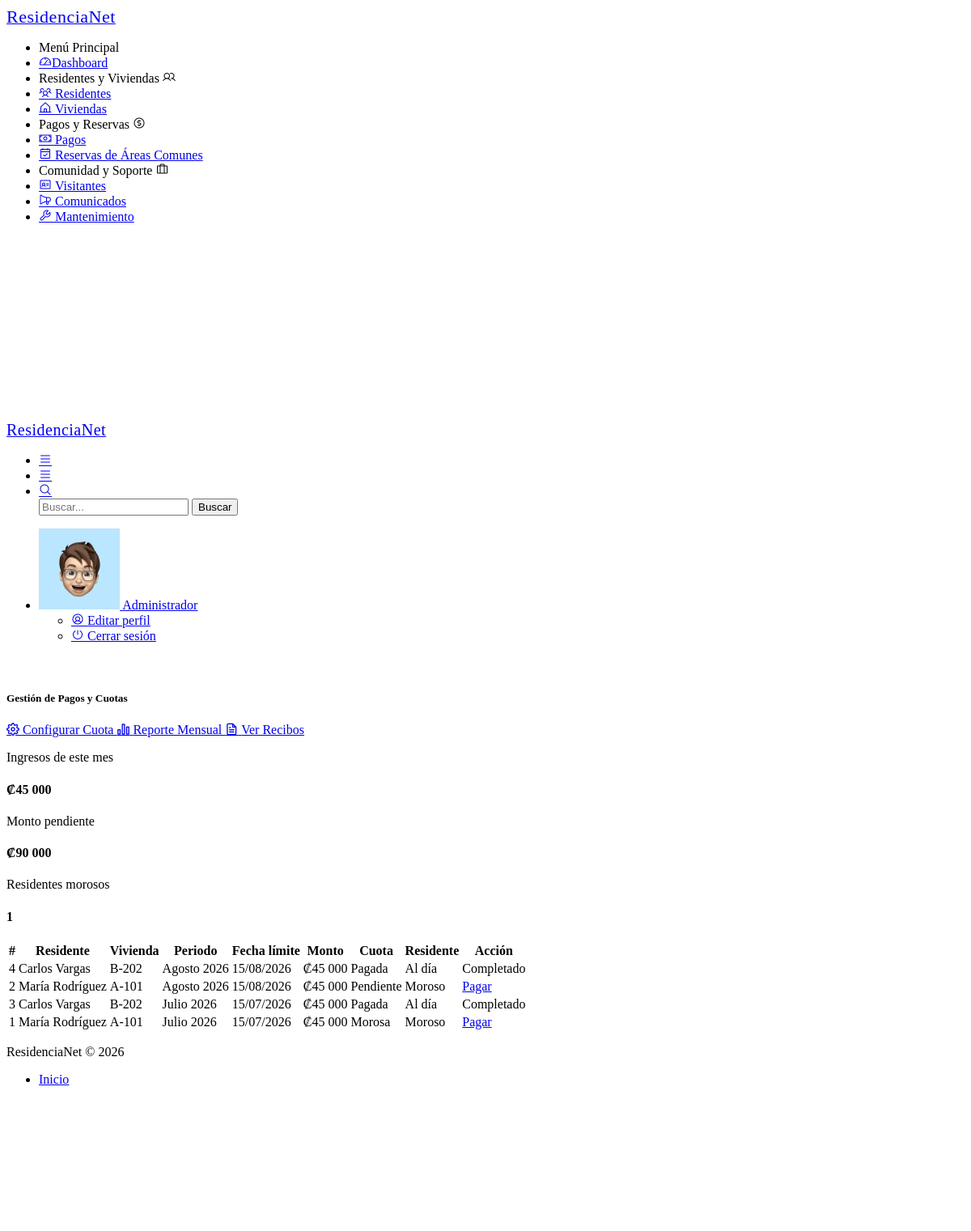
/pago/index (signed in), run on the app's committed database.
### tables this page shows
CREATE TABLE IF NOT EXISTS cuotas (
    id INT AUTO_INCREMENT PRIMARY KEY,
    residente_id INT NOT NULL,
    periodo DATE NOT NULL,
    monto DECIMAL(10,2) NOT NULL,
    fecha_vencimiento DATE NOT NULL,
    estado ENUM('Pendiente', 'Pagada') DEFAULT 'Pendiente',
    created_at TIMESTAMP DEFAULT CURRENT_TIMESTAMP,

    FOREIGN KEY (residente_id)
        REFERENCES residentes(id)
        ON DELETE CASCADE,

    UNIQUE (residente_id, periodo)
);

CREATE TABLE IF NOT EXISTS residentes (
    id INT AUTO_INCREMENT PRIMARY KEY,
    nombre VARCHAR(100) NOT NULL,
    cedula VARCHAR(30) NOT NULL UNIQUE,
    vivienda_id INT NOT NULL,
    tipo_residente ENUM('Propietario', 'Inquilino', 'Familiar') NOT NULL,
    telefono VARCHAR(30) NOT NULL,
    correo VARCHAR(100) NOT NULL,
    fecha_ingreso DATE NOT NULL,
    estado ENUM('Activo', 'Inactivo') DEFAULT 'Activo',
    observaciones TEXT,
    created_at TIMESTAMP DEFAULT CURRENT_TIMESTAMP,
    FOREIGN KEY (vivienda_id) REFERENCES viviendas(id)
);

CREATE TABLE IF NOT EXISTS viviendas (
    id INT AUTO_INCREMENT PRIMARY KEY,
    identificador VARCHAR(50) NOT NULL,
    tipo ENUM('Apartamento', 'Casa', 'Local Comercial') NOT NULL,
    propietario VARCHAR(100),
    area DECIMAL(10,2) NOT NULL,
    num_habitantes INT DEFAULT 0,
    estado ENUM('Disponible', 'Ocupada', 'En mantenimiento') DEFAULT 'Disponible',
    observaciones TEXT,
    created_at TIMESTAMP DEFAULT CURRENT_TIMESTAMP
);

### app/controllers/PagoController.php (called while the page is built, shortened)
<?php
require_once '../app/core/Controller.php';
class PagoController extends Controller {
    private $pagoModel;
    public function __construct() {
        $this->pagoModel = $this->model('Pago');
    }
    public function index() {
        $cuotas = $this->pagoModel->getCuotas();
        $resumen = $this->pagoModel->getResumen();
        $this->view('pagos/index', [
            'cuotas' => $cuotas,
            'resumen' => $resumen
        ]);
    }
}

### app/core/app.php (called while the page is built, shortened)
<?php
class App {
    protected $method = 'index';
    public function __construct() {
        $url = $this->parseUrl();
        if (isset($url[0]) && file_exists('../app/controllers/' . ucfirst($url[0]) . 'Controller.php')) {
            unset($url[0]);
        }
        $this->controller = new $this->controller;
        if (isset($url[1])) {
            if (method_exists($this->controller, $url[1])) {
                $this->method = $url[1];
                unset($url[1]);
            }
        }
        $this->params = $url ? array_values($url) : [];
        call_user_func_array([$this->controller, $this->method], $this->params);
    }
    public function parseUrl() {
        if (isset($_GET['url'])) {
            return explode('/', filter_var(rtrim($_GET['url'], '/'), FILTER_SANITIZE_URL));
        }
        return [];
    }
}

### public/index.php (called while the page is built, shortened)
<?php
require_once '../app/core/app.php';
require_once '../app/core/controller.php';
$app = new App();

### app/config/database.php (called while the page is built, shortened)
<?php
class Database {
    private static $instance = null;
    private $conn;
    private function __construct() {
        try {
            $this->conn = new mysqli(DB_HOST, DB_USER, DB_PASS, DB_NAME);
            $this->conn->set_charset("utf8");
        } catch (mysqli_sql_exception $e) {
            die("Error de conexión a la base de datos. Verifica que MySQL esté encendido y la base '" . DB_NAME . "' exista. Detalle: " . $e->getMessage());
        }
    }
    public static function getInstance() {
        if (!self::$instance) {
            self::$instance = new Database();
        }
        return self::$instance;
    }
    public function getConnection() {
        return $this->conn;
    }
}

### app/models/Pago.php (called while the page is built, shortened)
<?php
require_once '../app/config/database.php';
class Pago {
    private $db;
    public function __construct() {
        $this->db = Database::getInstance()->getConnection();
    }
    public function getCuotas() {
        $query = "SELECT cuotas.*,
                         residentes.nombre AS residente_nombre,
                         viviendas.identificador AS vivienda_identificador,
                         CASE
                             WHEN EXISTS (
                                 SELECT 1
                                 FROM cuotas c2
                                 WHERE c2.residente_id = cuotas.residente_id
                                   AND c2.estado = 'Pendiente'
                                   AND c2.fecha_vencimiento < CURDATE()
                             )
                             THEN 'Moroso'
                             ELSE 'Al día'
                         END AS estado_residente
                  FROM cuotas
                  JOIN residentes ON cuotas.residente_id = residentes.id
                  JOIN viviendas ON residentes.vivienda_id = viviendas.id
                  ORDER BY cuotas.periodo DESC, residentes.nombre ASC";
        $result = $this->db->query($query);
        return $result->fetch_all(MYSQLI_ASSOC);
    }
    public function getResumen() {
        $queryIngresos = "SELECT COALESCE(SUM(monto), 0) AS total
                          FROM pagos
                          WHERE estado = 'Completado'
                            AND YEAR(fecha_pago) = YEAR(CURDATE())
                            AND MONTH(fecha_pago) = MONTH(CURDATE())";
        $queryPendiente = "SELECT COALESCE(SUM(monto), 0) AS total
                           FROM cuotas
                           WHERE estado = 'Pendiente'";
        $queryMorosos = "SELECT COUNT(DISTINCT residente_id) AS total
                         FROM cuotas
                         WHERE estado = 'Pendiente'
                           AND fecha_vencimiento < CURDATE()";
        $ingresos = $this->db->query($queryIngresos)->fetch_assoc()['total'];
        $pendiente = $this->db->query($queryPendiente)->fetch_assoc()['total'];
        $morosos = $this->db->query($queryMorosos)->fetch_assoc()['total'];
        return [
            'ingresos_mes' => $ingresos,
            'monto_pendiente' => $pendiente,
            'morosos' => $morosos
        ];
    }
}

### app/views/pagos/index.php (the view, shortened to what this page needs)
<?php
include '../app/views/layouts/header.php';
include '../app/views/layouts/sidebar.php';
include '../app/views/layouts/topbar.php';
function formatoPeriodoPago($fecha) {
    $meses = [
        1 => 'Enero', 2 => 'Febrero', 3 => 'Marzo', 4 => 'Abril',
        5 => 'Mayo', 6 => 'Junio', 7 => 'Julio', 8 => 'Agosto',
        9 => 'Septiembre', 10 => 'Octubre', 11 => 'Noviembre', 12 => 'Diciembre'
    ];
    $timestamp = strtotime($fecha);
    return $meses[(int)date('n', $timestamp)] . ' ' . date('Y', $timestamp);
}
?>
<div class="pc-container">
    <div class="pc-content">
        <div class="row">
            <div class="col-12">
                <div class="card">
                    <div class="card-header d-flex justify-content-between align-items-center flex-wrap gap-2">
                        <h5 class="mb-0">Gestión de Pagos y Cuotas</h5>
                        <div class="d-flex gap-2 flex-wrap">
                            <a href="<?= BASE_URL ?>/pago/configuracion" class="btn btn-secondary">
                                <i class="feather icon-settings"></i>
                                Configurar Cuota
                            </a>
                            <a href="<?= BASE_URL ?>/pago/reporte" class="btn btn-warning">
                                <i class="feather icon-bar-chart-2"></i>
                                Reporte Mensual
                            </a>
                            <a href="<?= BASE_URL ?>/pago/recibos" class="btn btn-info">
                                <i class="feather icon-file-text"></i>
                                Ver Recibos
                            </a>
                        </div>
                    </div>
                    <div class="card-body">
                        <div class="row mb-4">
                            <div class="col-md-4">
                                <div class="card bg-light-success mb-3">
                                    <div class="card-body">
                                        <p class="text-muted mb-1">Ingresos de este mes</p>
                                        <h4 class="mb-0">
                                            ₡<?= number_format((float)$resumen['ingresos_mes'], 0, ',', ' ') ?>
                                        </h4>
                                    </div>
                                </div>
                            </div>
                            <div class="col-md-4">
                                <div class="card bg-light-warning mb-3">
                                    <div class="card-body">
                                        <p class="text-muted mb-1">Monto pendiente</p>
                                        <h4 class="mb-0">
                                            ₡<?= number_format((float)$resumen['monto_pendiente'], 0, ',', ' ') ?>
                                        </h4>
                                    </div>
                                </div>
                            </div>
                            <div class="col-md-4">
                                <div class="card bg-light-danger mb-3">
                                    <div class="card-body">
                                        <p class="text-muted mb-1">Residentes morosos</p>
                                        <h4 class="mb-0"><?= (int)$resumen['morosos'] ?></h4>
                                    </div>
                                </div>
                            </div>
                        </div>
                        <?php if (empty($cuotas)): ?>
                            <div class="alert alert-info mb-0">
                                Todavía no hay cuotas generadas.
                                <a href="<?= BASE_URL ?>/pago/configuracion">Configure y genere las cuotas del mes</a>.
                            </div>
                        <?php else: ?>
                            <div class="table-responsive">
                                <table class="table table-hover table-striped align-middle">
                                    <thead>
                                        <tr>
                                            <th>#</th>
                                            <th>Residente</th>
                                            <th>Vivienda</th>
                                            <th>Periodo</th>
                                            <th>Fecha límite</th>
                                            <th>Monto</th>
                                            <th>Cuota</th>
                                            <th>Residente</th>
                                            <th>Acción</th>
                                        </tr>
                                    </thead>
                                    <tbody>
                                        <?php foreach ($cuotas as $cuota): ?>
                                            <?php
                                            $estaVencida = (
                                                $cuota['estado'] === 'Pendiente' &&
                                                $cuota['fecha_vencimiento'] < date('Y-m-d')
                                            );
                                            ?>
                                            <tr>
                                                <td><?= (int)$cuota['id'] ?></td>
                                                <td><?= htmlspecialchars($cuota['residente_nombre']) ?></td>
                                                <td><?= htmlspecialchars($cuota['vivienda_identificador']) ?></td>
                                                <td><?= htmlspecialchars(formatoPeriodoPago($cuota['periodo'])) ?></td>
                                                <td><?= date('d/m/Y', strtotime($cuota['fecha_vencimiento'])) ?></td>
                                                <td>₡<?= number_format((float)$cuota['monto'], 0, ',', ' ') ?></td>
                                                <td>
                                                    <?php if ($cuota['estado'] === 'Pagada'): ?>
                                                        <span class="badge bg-success">Pagada</span>
                                                    <?php elseif ($estaVencida): ?>
                                                        <span class="badge bg-danger">Morosa</span>
                                                    <?php else: ?>
                                                        <span class="badge bg-warning">Pendiente</span>
                                                    <?php endif; ?>
                                                </td>
                                                <td>
                                                    <?php if ($cuota['estado_residente'] === 'Moroso'): ?>
                                                        <span class="badge bg-danger">Moroso</span>
                                                    <?php else: ?>
                                                        <span class="badge bg-success">Al día</span>
                                                    <?php endif; ?>
                                                </td>
                                                <td>
                                                    <?php if ($cuota['estado'] === 'Pendiente'): ?>
                                                        <a href="<?= BASE_URL ?>/pago/create/<?= (int)$cuota['id'] ?>"
                                                           class="btn btn-primary btn-sm">
                                                            Pagar
                                                        </a>
                                                    <?php else: ?>
                                                        <span class="text-muted">Completado</span>
                                                    <?php endif; ?>
                                                </td>
                                            </tr>
                                        <?php endforeach; ?>
                                    </tbody>
                                </table>
                            </div>
                        <?php endif; ?>
                    </div>
                </div>
            </div>
        </div>
    </div>
</div>
<?php
include '../app/views/layouts/footer.php';
include '../app/views/layouts/scripts.php';
?>

### data on the page
cuotas: id "4", residente.nombre "Carlos Vargas", viviendas.identificador "B-202", periodo "Agosto 2026", fecha_vencimiento "15/08/2026", monto "45 000", estado "Pagada", shows "Al día"
cuotas: id "2", residente.nombre "María Rodríguez", viviendas.identificador "A-101", periodo "Agosto 2026", fecha_vencimiento "15/08/2026", monto "45 000", estado "Pendiente", shows "Moroso"
cuotas: id "3", residente.nombre "Carlos Vargas", viviendas.identificador "B-202", periodo "Julio 2026", fecha_vencimiento "15/07/2026", monto "45 000", estado "Pagada", shows "Al día"
cuotas: id "1", residente.nombre "María Rodríguez", viviendas.identificador "A-101", periodo "Julio 2026", fecha_vencimiento "15/07/2026", monto "45 000", estado "Morosa", shows "Moroso"

### other printed values
$_SESSION['user_name'] "Administrador"
$resumen['ingresos_mes'] "45 000"
$resumen['monto_pendiente'] "90 000"
$resumen['morosos'] "1"
